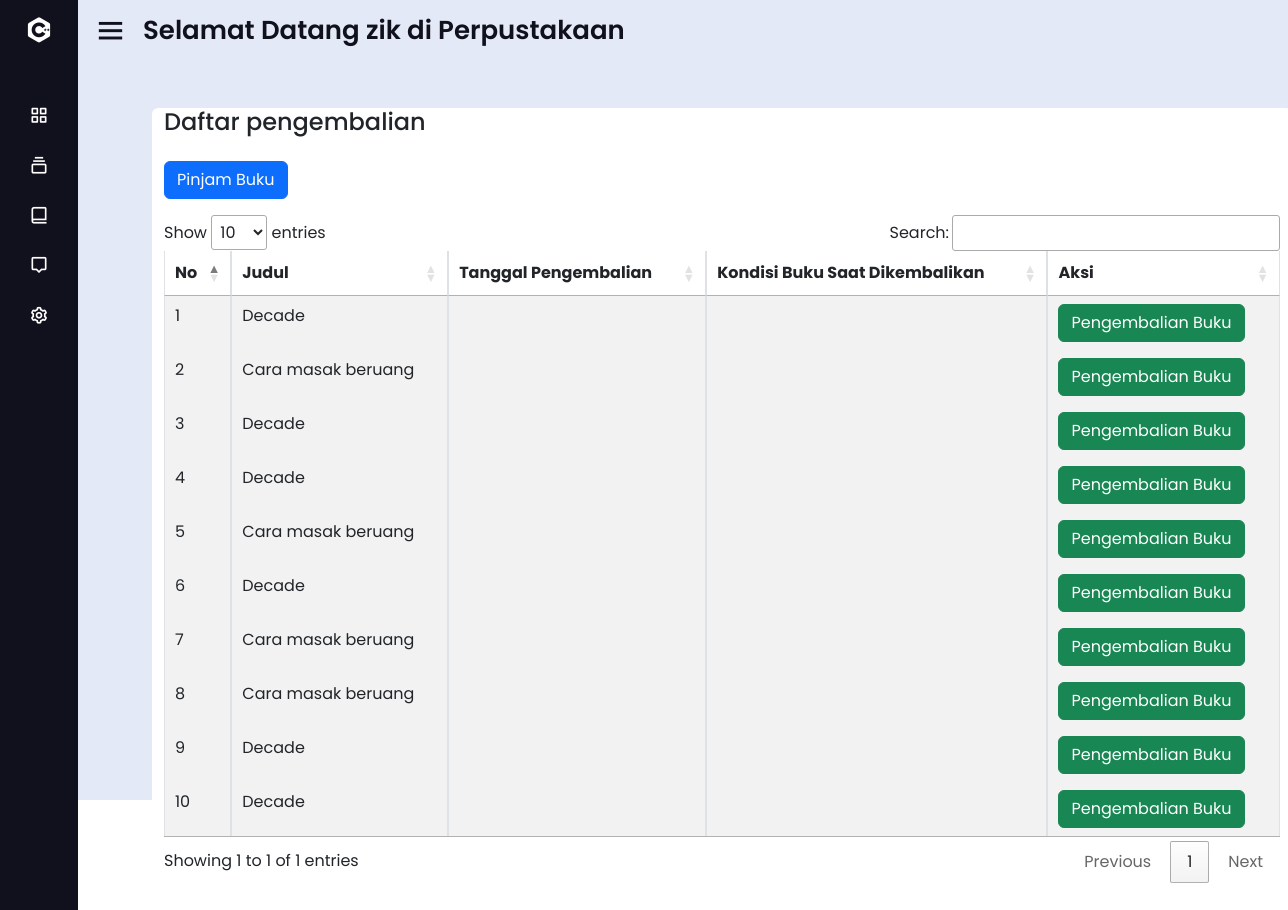
The page /library/user/pengembalian.php (signed in) on the database its author committed.
### tables this page shows
CREATE TABLE `user` (
  `id` int(11) NOT NULL,
  `kode` varchar(100) NOT NULL,
  `nis` int(20) NOT NULL,
  `fullname` varchar(100) NOT NULL,
  `username` varchar(100) NOT NULL,
  `password` varchar(100) NOT NULL,
  `kelas` varchar(50) NOT NULL,
  `alamat` text NOT NULL,
  `verif` enum('VERIFIED','UNVERIFIED') NOT NULL,
  `role` enum('user','admin') NOT NULL,
  `join_date` datetime NOT NULL,
  `terakhir_login` datetime DEFAULT NULL,
  `foto` text NOT NULL,
  `deleted_at` datetime DEFAULT NULL
);

CREATE TABLE `peminjaman` (
  `id` int(11) NOT NULL,
  `id_user` int(11) NOT NULL,
  `id_buku` int(11) NOT NULL,
  `t_pinjam` datetime NOT NULL,
  `t_kembali` datetime DEFAULT NULL,
  `k_buku_p` enum('BAIK','RUSAK') NOT NULL,
  `k_buku_k` enum('BAIK','RUSAK') NOT NULL,
  `denda` decimal(10,0) NOT NULL,
  `deleted_at` datetime DEFAULT NULL
);

CREATE TABLE `buku` (
  `id` int(11) NOT NULL,
  `judul` varchar(100) NOT NULL,
  `kategori` varchar(50) NOT NULL,
  `pengarang` varchar(100) NOT NULL,
  `penerbit` varchar(100) NOT NULL,
  `tahun_terbit` year(4) NOT NULL,
  `isbn` int(20) NOT NULL,
  `jbb` int(5) NOT NULL,
  `jbr` int(5) NOT NULL,
  `deleted_at` datetime DEFAULT NULL
);

### library/class/Database.php (called while the page is built, shortened)
<?php
class Database{
    protected $hostname = "localhost";
    protected $username = "root";
    protected $password = "";
    protected $database = "library";
    public function __construct(){
        $this->db = mysqli_connect($this->hostname, $this->username, $this->password, $this->database);
    }
}
?>

### library/class/User.php (called while the page is built, shortened)
<?php
include_once('Database.php');
class User extends Database{
    public function find($id){
        $sql = "SELECT*FROM user WHERE id='$id'";
        return $this->db->query($sql)->fetch_assoc();
    }
}
?>

### library/class/Peminjaman.php (called while the page is built, shortened)
<?php
include_once("Database.php");
class Peminjaman extends Database{
    public function find($id){
        $sql= "SELECT peminjaman.id as id_peminjaman, buku.id as id_buku, buku.judul as buku, peminjaman.t_pinjam, peminjaman.k_buku_p FROM user, buku, peminjaman WHERE peminjaman.id_buku = buku.id  AND peminjaman.id_user = user.id AND peminjaman.id_user ='$id' AND t_kembali is NULL";
        return $this->db->query($sql)->fetch_all(MYSQLI_ASSOC);
    }
}
?>

### library/user/pengembalian.php (the view, shortened to what this page needs)
<?php
include_once('../class/User.php');
$user = new User();
$data_user = $user->find($_SESSION["id"]);
$pengembalian = new Peminjaman();
$data_pengembalian = $pengembalian->find($_SESSION["id"]);
?>
<!DOCTYPE html>
<html lang="en" dir="ltr">
  <head>
    <link rel="stylesheet" href="../css/me.css">
    <link href='https://unpkg.com/boxicons@2.0.7/css/boxicons.min.css' rel='stylesheet'>
    <link href="https://cdn.jsdelivr.net/npm/bootstrap@5.3.0-alpha1/dist/css/bootstrap.min.css" rel="stylesheet">
    <link rel="stylesheet" type="text/css" href="https://cdn.datatables.net/1.13.2/css/jquery.dataTables.css">
   </head>
<body>
<?php include('menubar.php') ?>
<section class="home-section">
  <div class="home-content">
    <i class='bx bx-menu' ></i>
    <span class="text"> Selamat Datang <?= $data_user["fullname"] ?> di Perpustakaan</span>
  </div>
  <div class="pengembalian">
  <div class="container rounded bg-white mt-5 mb-5">
    <div class="row">
    <div class="d-flex justify-content-between align-items-center mb-3">
      <h4 class="text-right">Daftar pengembalian</h4>
    </div>
    <div class="mb-3 text-right">
    <a href="form_pengembalian.php"><button class="btn btn-primary">Pinjam Buku</button></a>
    </div>
    <table id = "pengembalian" class="table table-striped table-bordered" width="100%" cellspacing="0">
      <thead>
        <tr>
            <th>No</th>
            <th>Judul</th>
            <th>Tanggal Pengembalian</th>
            <th>Kondisi Buku Saat Dikembalikan</th>
            <th>Aksi</th>
        </tr>
        </thead>
        <?php foreach($data_pengembalian as $key => $p){
            ?>
            <tbody>
            <tr>
                <td><?= $key+1 ?></td>
                <td><?= $p["buku"]?></td>
                <td><?= $p["t_kembali"]?></td>
                <td><?= $p["k_buku_k"]?></td>
                <td>
                <a href="form_pengembalian.php?edit?= id_peminjaman=<?= $p["id_peminjaman"]?>"><button class="btn btn-success">Pengembalian Buku</button></a>
                </td>
            </tr>
            </tbody>
            <?php
        } ?>
    </table>
</div>
</div>
</section>
</body>
</body>
</html>

### library/css/me.css (style rules this page uses)
* { margin: 0; padding: 0; box-sizing: border-box; font-family: 'Poppins', sans-serif; }
.home-section { position: relative; background: #E4E9F7; height: 100vh; left: 260px; width: calc(100% - 260px); transition: all 0.5s ease; }
.sidebar.close ~ .home-section { left: 78px; width: 100%; }
.home-section .home-content { height: 60px; display: flex; align-items: center; }
.home-section .home-content .bx-menu, .home-section .home-content .text { color: #11101d; font-size: 35px; }
.home-section .home-content .bx-menu { margin: 0 15px; cursor: pointer; }
.home-section .home-content .text { font-size: 26px; font-weight: 600; }
body { background: rgb(99, 39, 120) }

### rows shown on the page
user: fullname "zik"
peminjaman: id_buku.judul "Decade"
peminjaman: id_buku.judul "Cara masak beruang"
peminjaman: id_buku.judul "Decade"
peminjaman: id_buku.judul "Decade"
peminjaman: id_buku.judul "Cara masak beruang"
peminjaman: id_buku.judul "Decade"
peminjaman: id_buku.judul "Cara masak beruang"
peminjaman: id_buku.judul "Cara masak beruang"
peminjaman: id_buku.judul "Decade"
peminjaman: id_buku.judul "Decade"
